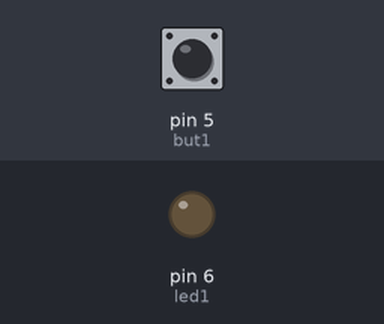
The sketch below on a simulated Arduino Uno, built with avr-gcc and run on an emulated ATmega328P. On the bench: output pins drawn as LEDs (lit = HIGH). The inputs (shaded band) are chosen by the test bench; at power-on: pin 5 (but1) LOW. What the sketch prints to the serial monitor is not drawn.

Above: at 1.2 s.
1.3 s: pin 5 (but1) pulled HIGH for 0.15 s
At 1.43 s:
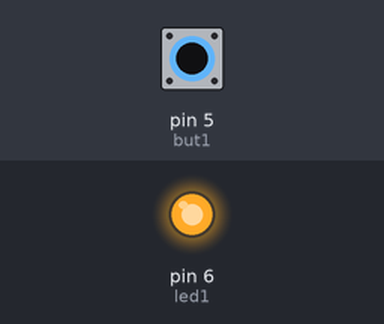
3.0 s: pin 5 (but1) pulled HIGH for 3.2 s
At 6.8 s:
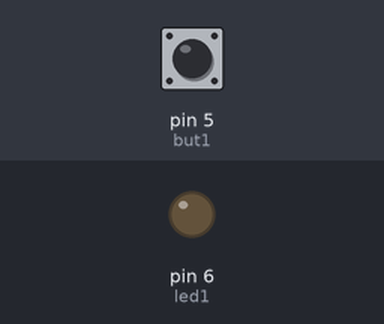
Timing chart, 0 to 8.3 s (numbered marks = the images above; inputs shaded):
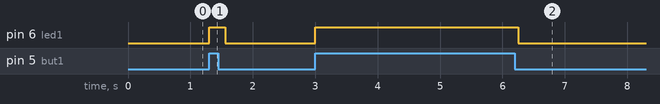

Measured:
- after the input at 1.3 s, pin 6 (led1): LOW → HIGH at once, → LOW 0.25 s later
- after the input at 3.0 s, pin 6 (led1): LOW → HIGH at once, → LOW 3.3 s later

The sketch:

test_1.ino
```cpp
int but1=5;
int led1=6;
int i;
void setup() {

pinMode (but1,INPUT);
pinMode (led1,OUTPUT);
Serial.begin(9600);

}

void loop() {
i=0 ;
digitalWrite (led1,LOW);

i=digitalRead (but1);
Serial.println (i);

if (i==HIGH) {
digitalWrite (led1,HIGH);

delay (250);

}

i=0;


}
```
